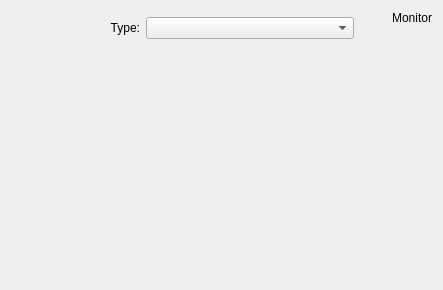
<?xml version="1.0" encoding="UTF-8"?>
<ui version="4.0">
 <class>BackgroundDialog</class>
 <widget class="QWidget" name="BackgroundDialog">
  <property name="geometry">
   <rect>
    <x>0</x>
    <y>0</y>
    <width>443</width>
    <height>290</height>
   </rect>
  </property>
  <property name="sizePolicy">
   <sizepolicy hsizetype="Expanding" vsizetype="Expanding">
    <horstretch>0</horstretch>
    <verstretch>0</verstretch>
   </sizepolicy>
  </property>
  <property name="baseSize">
   <size>
    <width>200</width>
    <height>700</height>
   </size>
  </property>
  <layout class="QGridLayout" name="gridLayout">
   <item row="0" column="4" rowspan="4">
    <layout class="QVBoxLayout" name="verticalLayout_2">
     <item>
      <widget class="QLabel" name="m_monitor">
       <property name="sizePolicy">
        <sizepolicy hsizetype="Preferred" vsizetype="Preferred">
         <horstretch>0</horstretch>
         <verstretch>0</verstretch>
        </sizepolicy>
       </property>
       <property name="text">
        <string>Monitor</string>
       </property>
       <property name="alignment">
        <set>Qt::AlignCenter</set>
       </property>
      </widget>
     </item>
     <item>
      <spacer name="verticalSpacer_2">
       <property name="orientation">
        <enum>Qt::Vertical</enum>
       </property>
       <property name="sizeHint" stdset="0">
        <size>
         <width>20</width>
         <height>40</height>
        </size>
       </property>
      </spacer>
     </item>
    </layout>
   </item>
   <item row="3" column="2">
    <spacer name="verticalSpacer">
     <property name="orientation">
      <enum>Qt::Vertical</enum>
     </property>
     <property name="sizeHint" stdset="0">
      <size>
       <width>20</width>
       <height>64</height>
      </size>
     </property>
    </spacer>
   </item>
   <item row="2" column="0" colspan="4">
    <widget class="QWidget" name="m_wallpaperGroup" native="true">
     <layout class="QVBoxLayout" name="verticalLayout">
      <property name="margin">
       <number>0</number>
      </property>
      <item>
       <widget class="QWidget" name="m_wallpaperConfig" native="true">
        <property name="sizePolicy">
         <sizepolicy hsizetype="Expanding" vsizetype="Expanding">
          <horstretch>0</horstretch>
          <verstretch>0</verstretch>
         </sizepolicy>
        </property>
       </widget>
      </item>
     </layout>
    </widget>
   </item>
   <item row="1" column="0">
    <widget class="QLabel" name="m_wallpaperTypeLabel">
     <property name="minimumSize">
      <size>
       <width>129</width>
       <height>0</height>
      </size>
     </property>
     <property name="text">
      <string>Type:</string>
     </property>
     <property name="alignment">
      <set>Qt::AlignRight|Qt::AlignTrailing|Qt::AlignVCenter</set>
     </property>
     <property name="buddy">
      <cstring>m_wallpaperMode</cstring>
     </property>
    </widget>
   </item>
   <item row="1" column="1">
    <widget class="QComboBox" name="m_wallpaperMode">
     <property name="sizePolicy">
      <sizepolicy hsizetype="Expanding" vsizetype="Fixed">
       <horstretch>1</horstretch>
       <verstretch>0</verstretch>
      </sizepolicy>
     </property>
     <property name="minimumSize">
      <size>
       <width>150</width>
       <height>0</height>
      </size>
     </property>
    </widget>
   </item>
  </layout>
 </widget>
 <resources/>
 <connections/>
</ui>
